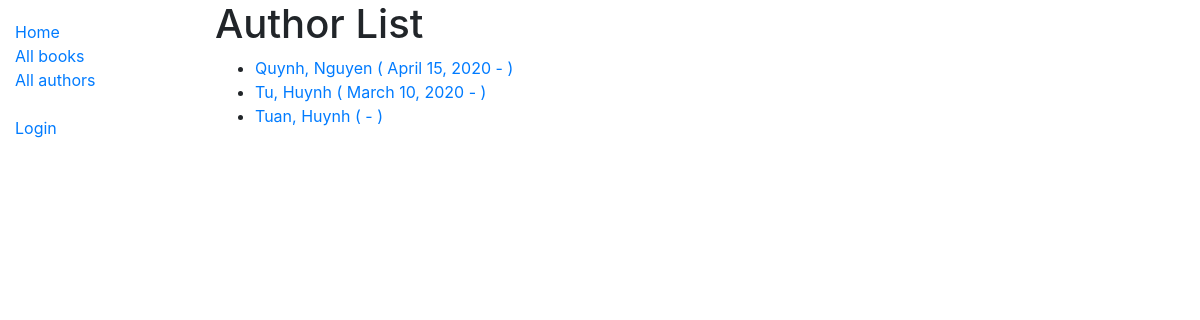
Screenshot of /catalog/authors/ with the database file from the repository.
### catalog/models.py (models this page shows, shortened)
class Author(models.Model):
    first_name = models.CharField(max_length=100)
    last_name = models.CharField(max_length=100)
    date_of_birth = models.DateField(null=True, blank=True)
    date_of_death = models.DateField("died", null=True, blank=True)
    class Meta:
        ordering = ["last_name", "first_name"]
    def get_absolute_url(self):
        return reverse("author-detail", args=[str(self.id)])

### catalog/views.py (the view)
# urls.py: path('authors/', views.AuthorListView.as_view(), name='authors'),
class AuthorListView(generic.ListView):
    model = Author
    paginate_by = 10

### catalog/templates/catalog/author_list.html (shortened to what this page needs)
{% extends "base_generic.html" %}
{% block content %}
  <h1>Author List</h1>
  {% if author_list %}
  <ul>
    {% for author in author_list %}
      <li>
        <a href="{{ author.get_absolute_url }}">{{ author.last_name }}, {{ author.first_name }}
          ({% if author.date_of_birth %}
            {{ author.date_of_birth }}
          {% endif %} -
          )
        </a>
      </li>
    {% endfor %}
  </ul>
  {% endif %}
{% endblock %}

### rows the page displays
Author: last_name "Quynh", first_name "Nguyen", date_of_birth "April 15, 2020"
Author: last_name "Tu", first_name "Huynh", date_of_birth "March 10, 2020"
Author: last_name "Tuan", first_name "Huynh"
